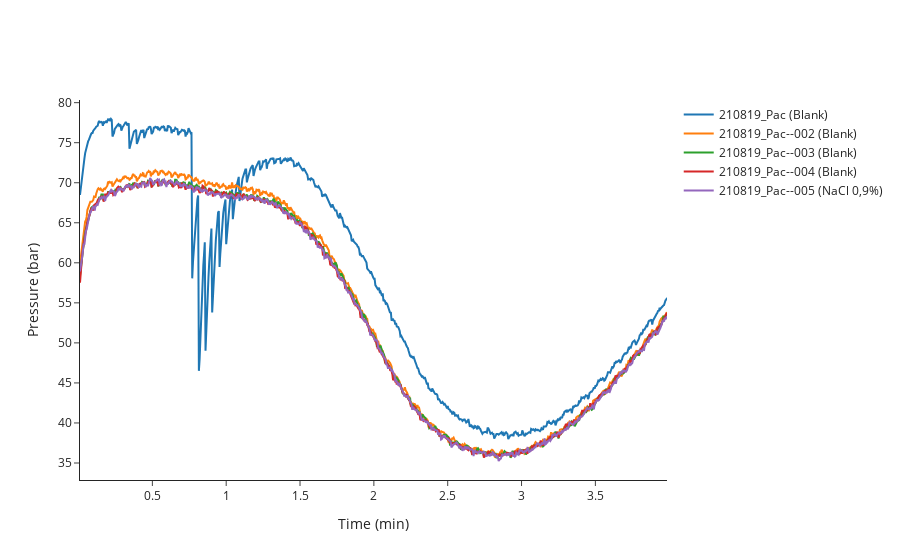
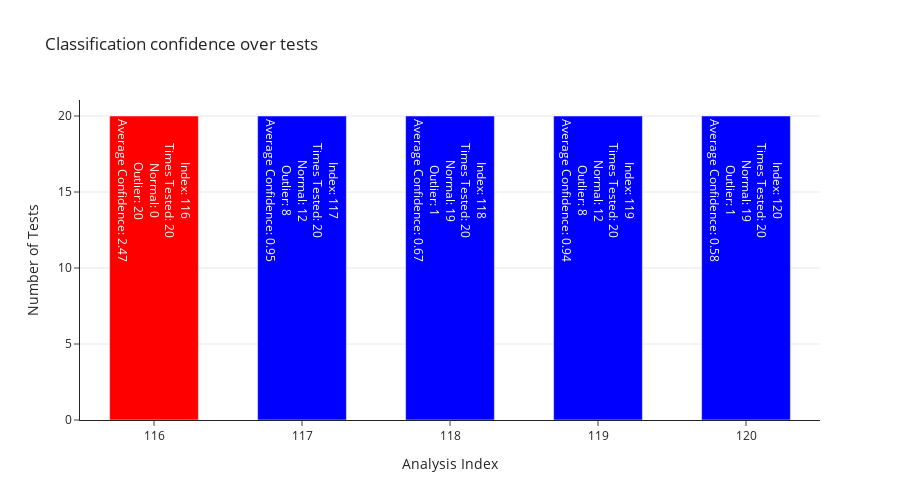

The notebook cell these images were saved under, in order:
### Code cell
import os

date = '2021-08-19 15-50-49_1'
test_indices = tests[date]
test_data = pd.read_csv(f"dev/test_features_{date}.csv") if os.path.exists(f"dev/test_features_{date}.csv") else print(f"No files for this date: {date}")
test_metadata = pd.read_csv(f"dev/test_metadata_{date}.csv") if os.path.exists(f"dev/test_metadata_{date}.csv") else print(f"No files for this date: {date}")
ml_ana.predict(test_data, test_metadata)

#n_tests = 1
#outliers = ml_ana.test_prediction_outliers() # defaults: n_tests = 1, show_scores = False

#n_tests > 1
eval_results = ml_ana.test_prediction_outliers(n_tests = 20, show_scores = False)
results = eval_results["results"]

true_classes = results["true_classes"]
stability_score = results["stability_score"]
#true_classes.head()

print("Test set ", date, ": \n", test_metadata["index"].tolist()) 
print("\nModel stability: ", stability_score)

fig_test_curves = pc.plot_pressure_curves(test_metadata["index"].tolist())
fig_test_curves.show()

#fig_test_scores = ml_ana.plot_scores()
#fig_test_scores.write_image(f"dev/figures/fig_test_{date}_scores.png", width=1100, height= 350, scale = 3)
#fig_test_scores.update_layout(title=f"Test set {date} final run")
#fig_test_scores.show()

stability_plot = eval_results["stability_plot"]
stability_plot.show()

### Figure 1 — Plotly figure (JSON) as saved in the notebook; plotly's stock layout.template omitted (floating-point values rounded to 4 significant figures; data arrays with more than 128 entries replaced by an {"elided": "..."} marker saying what was removed)
{"data": [{"hovertemplate": "<b>index</b>: 116<br><b>name</b>: 210819_Pac<br><b>path</b>: C:/Users/Sandeep/Desktop/ExtractedSignals\\210819_Pac 2021-08-19 15-50-49\\210819_Pac.D<br><b>batch</b>: 210819_Pac 2021-08-19 15-50-49<br><b>batch_position</b>: 1<br><b>idle_time</b>: 163.0<br><b>sample</b>: Blank<br><b>method</b>: SAA_411_Pac.M<br><b>timestamp</b>: 2021-08-19 15:50:54<br><b>detector</b>: G1315C<br><b>pump</b>: G7116B<br><b>start_time</b>: 2021-08-19 15:53:24<br><b>end_time</b>: 2021-08-19 15:57:24<br><b>runtime</b>: 239.7000000000036<br><b>Time: </b>%{x}<br><b>Pressure: </b>%{y}<extra></extra>", "mode": "lines", "name": "210819_Pac (Blank)", "text": "<b>index</b>: 116<br><b>name</b>: 210819_Pac<br><b>path</b>: C:/Users/Sandeep/Desktop/ExtractedSignals\\210819_Pac 2021-08-19 15-50-49\\210819_Pac.D<br><b>batch</b>: 210819_Pac 2021-08-19 15-50-49<br><b>batch_position</b>: 1<br><b>idle_time</b>: 163.0<br><b>sample</b>: Blank<br><b>method</b>: SAA_411_Pac.M<br><b>timestamp</b>: 2021-08-19 15:50:54<br><b>detector</b>: G1315C<br><b>pump</b>: G7116B<br><b>start_time</b>: 2021-08-19 15:53:24<br><b>end_time</b>: 2021-08-19 15:57:24<br><b>runtime</b>: 239.7000000000036", "type": "scatter", "x": {"elided": "796 float values"}, "y": {"elided": "796 float values"}}, {"hovertemplate": "<b>index</b>: 117<br><b>name</b>: 210819_Pac--002<br><b>path</b>: C:/Users/Sandeep/Desktop/ExtractedSignals\\210819_Pac 2021-08-19 15-50-49\\210819_Pac--002.D<br><b>batch</b>: 210819_Pac 2021-08-19 15-50-49<br><b>batch_position</b>: 2<br><b>idle_time</b>: 39.0<br><b>sample</b>: Blank<br><b>method</b>: SAA_411_Pac.M<br><b>timestamp</b>: 2021-08-19 15:57:29<br><b>detector</b>: G1315C<br><b>pump</b>: G7110B<br><b>start_time</b>: 2021-08-19 15:58:03<br><b>end_time</b>: 2021-08-19 16:02:04<br><b>runtime</b>: 239.7000000000036<br><b>Time: </b>%{x}<br><b>Pressure: </b>%{y}<extra></extra>", "mode": "lines", "name": "210819_Pac--002 (Blank)", "text": "<b>index</b>: 117<br><b>name</b>: 210819_Pac--002<br><b>path</b>: C:/Users/Sandeep/Desktop/ExtractedSignals\\210819_Pac 2021-08-19 15-50-49\\210819_Pac--002.D<br><b>batch</b>: 210819_Pac 2021-08-19 15-50-49<br><b>batch_position</b>: 2<br><b>idle_time</b>: 39.0<br><b>sample</b>: Blank<br><b>method</b>: SAA_411_Pac.M<br><b>timestamp</b>: 2021-08-19 15:57:29<br><b>detector</b>: G1315C<br><b>pump</b>: G7110B<br><b>start_time</b>: 2021-08-19 15:58:03<br><b>end_time</b>: 2021-08-19 16:02:04<br><b>runtime</b>: 239.7000000000036", "type": "scatter", "x": {"elided": "796 float values"}, "y": {"elided": "796 float values"}}, {"hovertemplate": "<b>index</b>: 118<br><b>name</b>: 210819_Pac--003<br><b>path</b>: C:/Users/Sandeep/Desktop/ExtractedSignals\\210819_Pac 2021-08-19 15-50-49\\210819_Pac--003.D<br><b>batch</b>: 210819_Pac 2021-08-19 15-50-49<br><b>batch_position</b>: 3<br><b>idle_time</b>: 39.0<br><b>sample</b>: Blank<br><b>method</b>: SAA_411_Pac.M<br><b>timestamp</b>: 2021-08-19 16:02:09<br><b>detector</b>: G1315C<br><b>pump</b>: G7110B<br><b>start_time</b>: 2021-08-19 16:02:43<br><b>end_time</b>: 2021-08-19 16:06:43<br><b>runtime</b>: 239.7000000000036<br><b>Time: </b>%{x}<br><b>Pressure: </b>%{y}<extra></extra>", "mode": "lines", "name": "210819_Pac--003 (Blank)", "text": "<b>index</b>: 118<br><b>name</b>: 210819_Pac--003<br><b>path</b>: C:/Users/Sandeep/Desktop/ExtractedSignals\\210819_Pac 2021-08-19 15-50-49\\210819_Pac--003.D<br><b>batch</b>: 210819_Pac 2021-08-19 15-50-49<br><b>batch_position</b>: 3<br><b>idle_time</b>: 39.0<br><b>sample</b>: Blank<br><b>method</b>: SAA_411_Pac.M<br><b>timestamp</b>: 2021-08-19 16:02:09<br><b>detector</b>: G1315C<br><b>pump</b>: G7110B<br><b>start_time</b>: 2021-08-19 16:02:43<br><b>end_time</b>: 2021-08-19 16:06:43<br><b>runtime</b>: 239.7000000000036", "type": "scatter", "x": {"elided": "796 float values"}, "y": {"elided": "796 float values"}}, {"hovertemplate": "<b>index</b>: 119<br><b>name</b>: 210819_Pac--004<br><b>path</b>: C:/Users/Sandeep/Desktop/ExtractedSignals\\210819_Pac 2021-08-19 15-50-49\\210819_Pac--004.D<br><b>batch</b>: 210819_Pac 2021-08-19 15-50-49<br><b>batch_position</b>: 4<br><b>idle_time</b>: 39.0<br><b>sample</b>: Blank<br><b>method</b>: SAA_411_Pac.M<br><b>timestamp</b>: 2021-08-19 16:06:48<br><b>detector</b>: G7110B<br><b>pump</b>: G7110B<br><b>start_time</b>: 2021-08-19 16:07:22<br><b>end_time</b>: 2021-08-19 16:11:23<br><b>runtime</b>: 239.7000000000036<br><b>Time: </b>%{x}<br><b>Pressure: </b>%{y}<extra></extra>", "mode": "lines", "name": "210819_Pac--004 (Blank)", "text": "<b>index</b>: 119<br><b>name</b>: 210819_Pac--004<br><b>path</b>: C:/Users/Sandeep/Desktop/ExtractedSignals\\210819_Pac 2021-08-19 15-50-49\\210819_Pac--004.D<br><b>batch</b>: 210819_Pac 2021-08-19 15-50-49<br><b>batch_position</b>: 4<br><b>idle_time</b>: 39.0<br><b>sample</b>: Blank<br><b>method</b>: SAA_411_Pac.M<br><b>timestamp</b>: 2021-08-19 16:06:48<br><b>detector</b>: G7110B<br><b>pump</b>: G7110B<br><b>start_time</b>: 2021-08-19 16:07:22<br><b>end_time</b>: 2021-08-19 16:11:23<br><b>runtime</b>: 239.7000000000036", "type": "scatter", "x": {"elided": "796 float values"}, "y": {"elided": "796 float values"}}, {"hovertemplate": "<b>index</b>: 120<br><b>name</b>: 210819_Pac--005<br><b>path</b>: C:/Users/Sandeep/Desktop/ExtractedSignals\\210819_Pac 2021-08-19 15-50-49\\210819_Pac--005.D<br><b>batch</b>: 210819_Pac 2021-08-19 15-50-49<br><b>batch_position</b>: 5<br><b>idle_time</b>: 38.0<br><b>sample</b>: NaCl 0,9%<br><b>method</b>: SAA_411_Pac.M<br><b>timestamp</b>: 2021-08-19 16:11:28<br><b>detector</b>: G1315C<br><b>pump</b>: G7110B<br><b>start_time</b>: 2021-08-19 16:12:01<br><b>end_time</b>: 2021-08-19 16:16:02<br><b>runtime</b>: 239.7000000000036<br><b>Time: </b>%{x}<br><b>Pressure: </b>%{y}<extra></extra>", "mode": "lines", "name": "210819_Pac--005 (NaCl 0,9%)", "text": "<b>index</b>: 120<br><b>name</b>: 210819_Pac--005<br><b>path</b>: C:/Users/Sandeep/Desktop/ExtractedSignals\\210819_Pac 2021-08-19 15-50-49\\210819_Pac--005.D<br><b>batch</b>: 210819_Pac 2021-08-19 15-50-49<br><b>batch_position</b>: 5<br><b>idle_time</b>: 38.0<br><b>sample</b>: NaCl 0,9%<br><b>method</b>: SAA_411_Pac.M<br><b>timestamp</b>: 2021-08-19 16:11:28<br><b>detector</b>: G1315C<br><b>pump</b>: G7110B<br><b>start_time</b>: 2021-08-19 16:12:01<br><b>end_time</b>: 2021-08-19 16:16:02<br><b>runtime</b>: 239.7000000000036", "type": "scatter", "x": {"elided": "796 float values"}, "y": {"elided": "796 float values"}}], "layout": {"xaxis": {"title": {"text": "Time (min)"}}, "yaxis": {"title": {"text": "Pressure (bar)"}}}}

### Figure 2 — Plotly figure (JSON) as saved in the notebook; plotly's stock layout.template omitted (floating-point values rounded to 4 significant figures)
{"data": [{"hoverinfo": "text", "legendgroup": "outlier", "marker": {"color": "red"}, "name": "outlier", "showlegend": true, "text": ["Index: 116<br>Times Tested: 20<br>Normal: 0<br>Outlier: 20<br>Average Confidence: 2.47"], "type": "bar", "width": 0.6, "x": [116], "y": [20]}, {"hoverinfo": "text", "legendgroup": "normal", "marker": {"color": "blue"}, "name": "normal", "showlegend": true, "text": ["Index: 117<br>Times Tested: 20<br>Normal: 12<br>Outlier: 8<br>Average Confidence: 0.95"], "type": "bar", "width": 0.6, "x": [117], "y": [20]}, {"hoverinfo": "text", "legendgroup": "normal", "marker": {"color": "blue"}, "name": "normal", "showlegend": false, "text": ["Index: 118<br>Times Tested: 20<br>Normal: 19<br>Outlier: 1<br>Average Confidence: 0.67"], "type": "bar", "width": 0.6, "x": [118], "y": [20]}, {"hoverinfo": "text", "legendgroup": "normal", "marker": {"color": "blue"}, "name": "normal", "showlegend": false, "text": ["Index: 119<br>Times Tested: 20<br>Normal: 12<br>Outlier: 8<br>Average Confidence: 0.94"], "type": "bar", "width": 0.6, "x": [119], "y": [20]}, {"hoverinfo": "text", "legendgroup": "normal", "marker": {"color": "blue"}, "name": "normal", "showlegend": false, "text": ["Index: 120<br>Times Tested: 20<br>Normal: 19<br>Outlier: 1<br>Average Confidence: 0.58"], "type": "bar", "width": 0.6, "x": [120], "y": [20]}], "layout": {"bargap": 0.9, "height": 500, "showlegend": false, "title": {"text": "Classification confidence over tests"}, "xaxis": {"tickmode": "array", "title": {"text": "Analysis Index"}}, "yaxis": {"showgrid": true, "title": {"text": "Number of Tests"}}}}
